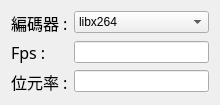
<?xml version="1.0" encoding="UTF-8"?>
<ui version="4.0">
 <class>RecordSetting</class>
 <widget class="QWidget" name="RecordSetting">
  <property name="geometry">
   <rect>
    <x>0</x>
    <y>0</y>
    <width>220</width>
    <height>103</height>
   </rect>
  </property>
  <property name="windowTitle">
   <string>Form</string>
  </property>
  <layout class="QHBoxLayout" name="horizontalLayout">
   <item>
    <layout class="QFormLayout" name="formLayout">
     <item row="0" column="0">
      <widget class="QLabel" name="label">
       <property name="font">
        <font>
         <family>新細明體</family>
         <pointsize>12</pointsize>
        </font>
       </property>
       <property name="text">
        <string>編碼器 :</string>
       </property>
      </widget>
     </item>
     <item row="0" column="1">
      <widget class="QComboBox" name="comboBox">
       <item>
        <property name="text">
         <string>libx264</string>
        </property>
       </item>
       <item>
        <property name="text">
         <string>libx265</string>
        </property>
       </item>
       <item>
        <property name="text">
         <string>libxvid</string>
        </property>
       </item>
      </widget>
     </item>
     <item row="1" column="1">
      <widget class="QLineEdit" name="lineEdit"/>
     </item>
     <item row="1" column="0">
      <widget class="QLabel" name="label_2">
       <property name="font">
        <font>
         <family>新細明體</family>
         <pointsize>12</pointsize>
        </font>
       </property>
       <property name="text">
        <string>Fps :</string>
       </property>
      </widget>
     </item>
     <item row="2" column="0">
      <widget class="QLabel" name="label_3">
       <property name="font">
        <font>
         <family>新細明體</family>
         <pointsize>12</pointsize>
        </font>
       </property>
       <property name="text">
        <string>位元率 :</string>
       </property>
      </widget>
     </item>
     <item row="2" column="1">
      <widget class="QLineEdit" name="lineEdit_2"/>
     </item>
    </layout>
   </item>
  </layout>
 </widget>
 <resources/>
 <connections/>
</ui>
